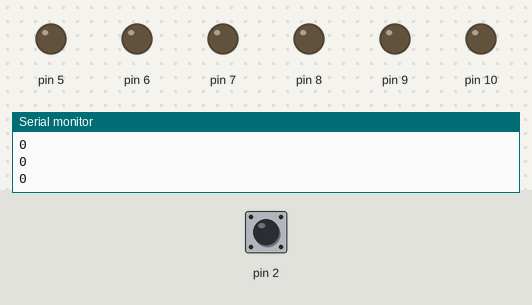
A sketch run on a simulated Arduino Uno, built with avr-gcc and run on an emulated ATmega328P. Shown: output pins drawn as LEDs (lit = HIGH), the last lines printed to the serial monitor. Dashed ring = blinking. The inputs (shaded band) are chosen by the test bench; at power-on: pin 2 LOW.

Above: at 1.2 s.
1.3 s: pin 2 driven HIGH
At 2.5 s:
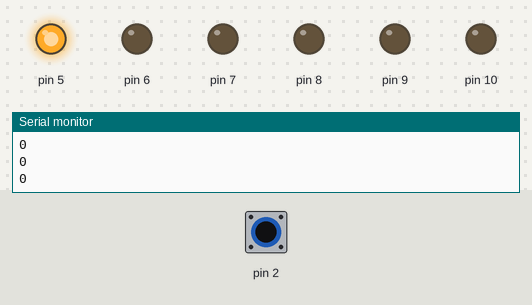
2.8 s: pin 2 driven LOW
At 3.1 s:
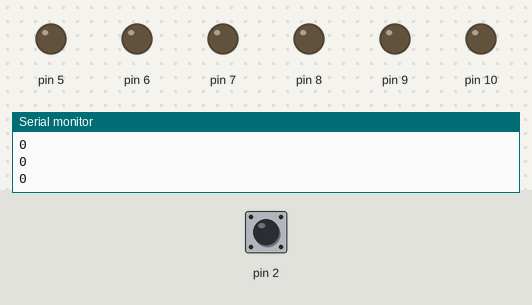
4.3 s: pin 2 pulsed HIGH 5 times (0.12 s each, 0.3 s apart)
At 6.18 s:
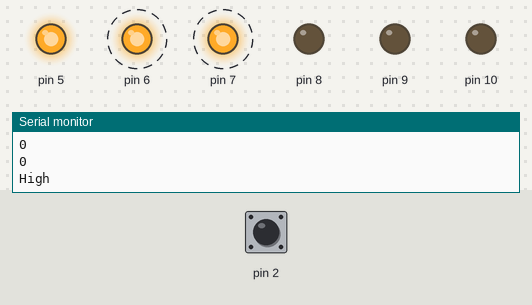
Timing chart, 0 to 14.8 s (numbered marks = the images above; inputs shaded):
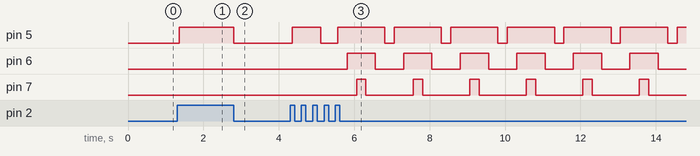

Measured:
- after the input at 1.3 s, pin 5: LOW → HIGH after 0.06 s
- after the input at 2.8 s, pin 5: HIGH → LOW at once
- after the input at 4.3 s, pin 5: goes HIGH 0.75 s, LOW 0.45 s, 6 × (HIGH 1.3 s, LOW 0.25 s), then HIGH, starting after 0.06 s; pin 6: alternates HIGH for 0.75 s and LOW for 0.75 s, starting after 1.5 s; pin 7: alternates HIGH for 0.25 s and LOW for 1.3 s, starting after 1.8 s

The sketch:

ChallengeC.ino
```cpp
int switchState = 0;
int potPin = A5;
int val;
int lastSwitchState = 0;
bool isOn = false;

void setup() {
  pinMode(5, OUTPUT);
  pinMode(6, OUTPUT);
  pinMode(7, OUTPUT);
  pinMode(8, OUTPUT);
  pinMode(9, OUTPUT);
  pinMode(10, OUTPUT);
  pinMode(2, INPUT);
  Serial.begin(9600);
}

double convPercent(double input) {
  return input / 1024 * 100;
}
void loop() {
  switchState = digitalRead(2);
  Serial.println(isOn);
  if (switchState != lastSwitchState){
    if (switchState == HIGH) {
      Serial.println("High");
      isOn = !isOn;
    } else {
      Serial.println("Low");
    }
    for (int i = 5; i < 11; i++) {
      digitalWrite(i, LOW);
    }
    delay(50);
  }
  lastSwitchState = switchState;
  while (isOn == true) {
    for (int i = 5; i <= 7; i++) {
      digitalWrite(i, HIGH);
      delay(250);
      if (digitalRead(2) == HIGH) {
        isOn = false;
        break;
      }
    }
    for (int i = 7; i >= 5; i--) {
      digitalWrite(i, LOW);
      delay(250);
      if (digitalRead(2) == HIGH) {
        isOn = false;
        break;
      }
    }
  }
}
```
